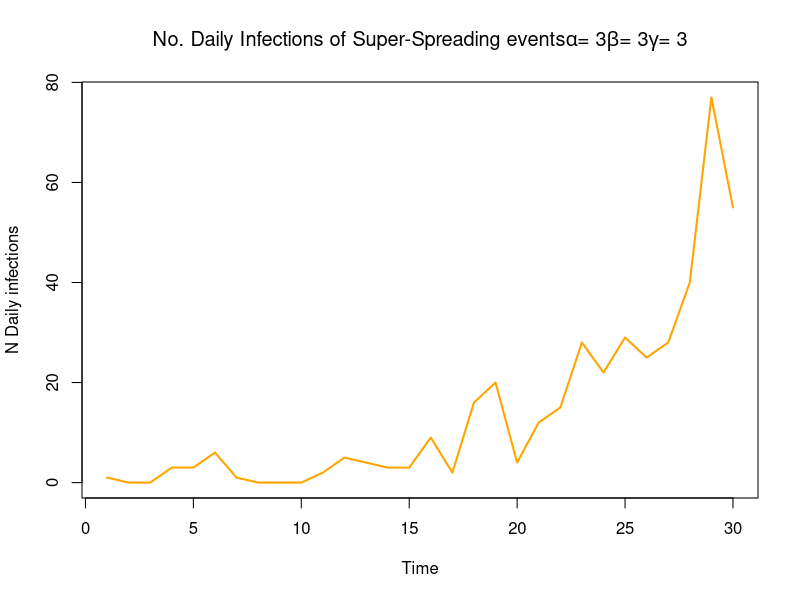
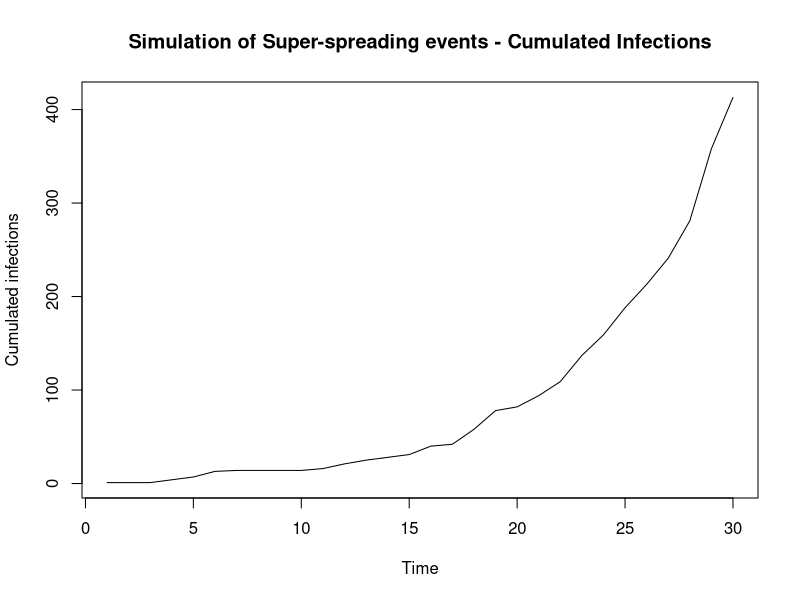

Generate these figures, in order, with R: (Note: this script raises an error after producing the figures.)
#Simulate Branching Process
#par(mar=c(1,1,1,1))

#Parameters
num_days = 30 #100
shape_gamma = 6
scale_gamma = 1
alphaX = 1 #Without ss event, ~r0. 

#Function
simulate_branching_ss = function(num_days, shape_gamma, scale_gamma, alphaX, betaX, gammaX) {
  'Simulate an epidemic with Superspreading events
  prop_ss = Proportion of superspreading days
  magnitude_ss = increased rate of superspreading event'
  
  #Set up
  total_infecteds = vector('numeric', num_days)
  nsse_infecteds = vector('numeric', num_days)
  sse_infecteds = vector('numeric', num_days)
  total_infecteds[1] = 1
  nsse_infecteds[1] = 1
  sse_infecteds[1] = 0
  
  #Infectiousness (Discrete gamma) - I.e 'Infectiousness Pressure' - Sum of all people
  #Explanation: Gamma is a continuous function so integrate over the density at that point in time (today - previous day)
  prob_infect = pgamma(c(1:num_days), shape = shape_gamma, scale = scale_gamma) - pgamma(c(0:(num_days-1)), shape = shape_gamma, scale = scale_gamma)
  
  #Days of Infection Spreading
  for (t in 2:num_days) {
    
    #Regular infecteds (tot_rate = lambda) fix notation
    lambda_t = sum(nsse_infecteds[1:(t-1)]*rev(prob_infect[1:(t-1)])) #?Why is it the reversed probability
    tot_rate = alphaX*lambda_t #Product of infecteds & their probablilty of infection along the gamma dist at that point in time
    nsse_infecteds[t] = rpois(1, tot_rate) #Assuming number of cases each day follows a poisson distribution. Causes jumps in data 
    
    #Super-spreaders
    n_t = rpois(1, betaX*lambda_t) #Number of super-spreading events (beta)
    
    if (n_t > 0){
      sse_infecteds[t] = rpois(1, gammaX*n_t) #z_t: Total infecteds due to super-spreading event - num of events x Num individuals
    }
    
    total_infecteds[t] = nsse_infecteds[t] + sse_infecteds[t]
  }
  
  total_infecteds
}

#Implement
alphaX = 3
betaX = 3
gammaX = 3
num_days = 30
start_time = Sys.time()
x = simulate_branching_ss(num_days, shape_gamma, scale_gamma, alphaX, gammaX, betaX)
end_time = Sys.time()
time_elap = end_time - start_time
#print(time_elap)
x

#Plots
plot.ts(x, ylab = "N Daily infections",
        main = expression(paste('No. Daily Infections of Super-Spreading events', alpha, '= 3', beta, '= 3', gamma, '= 3')),
        col = 'orange', lwd = 2)
cum_data <- cumsum(x)
plot.ts(cum_data, ylab = "Cumulated infections", main = 'Simulation of Super-spreading events - Cumulated Infections')


#*********************************************************************
#Plots
plot_variations = function(list_r0, list_scale_shape, num_days){
  #Plot
  par(mfrow=c(3,5))
  for (shape_scale in list_scale_shape){
    shape_gamma = shape_scale[[1]]
    scale_gamma = shape_scale[[2]]
    for (r0 in list_r0){
      num_daily = simulate_branching_ss(num_days, r0, shape_gamma, scale_gamma)
      plot.ts(num_daily,lwd = 2, ylab = "N Daily infections", col = 'purple')
    }
  }
}

#*********
#Params + Apply
num_days = 30
list_r0 = c(0.5, 1, 2, 4, 8)
#list_shape_scale = list(list(9,0.5) , list(7.5,1.0), list(6,1))
list_shape_scale = list(list(2,2), list(3,2), list(1.5, 2))
plot_variations(list_r0,  list_shape_scale, num_days)

#**********
#Inspect gamma density
seq1 = seq(0.0, 10, by = 1)
gammaX = dgamma(seq1, shape = 1.5, scale = 2)
plot(seq1, gammaX)


#******************************
#*Negative Binomial - inspect

#Model parameters - is it the same?
n_nb = betaX*
samp_rnbinom = rnbinom(10000, 20, 0.5)
print(c(mean(samp_rnbinom), var(samp_rnbinom)))

#Simulate - to check Neg Binomial
simulate_branching_ss_nb = function(num_days, shape_gamma, scale_gamma, alphaX, betaX, gammaX) {
  'Simulate an epidemic with Superspreading events
  prop_ss = Proportion of superspreading days
  magnitude_ss = increased rate of superspreading event'
  
  #Set up
  total_infecteds = vector('numeric', num_days)
  nsse_infecteds = vector('numeric', num_days)
  sse_infecteds = vector('numeric', num_days)
  total_infecteds[1] = 1
  nsse_infecteds[1] = 1
  sse_infecteds[1] = 0
  
  #Infectiousness (Discrete gamma) - I.e 'Infectiousness Pressure' - Sum of all people
  #Explanation: Gamma is a continuous function so integrate over the density at that point in time (today - previous day)
  prob_infect = pgamma(c(1:num_days), shape = shape_gamma, scale = scale_gamma) - pgamma(c(0:(num_days-1)), shape = shape_gamma, scale = scale_gamma)
  
  #Days of Infection Spreading
  for (t in 2:num_days) {
    print(t)
    #Regular infecteds (tot_rate = lambda) fix notation
    lambda_t = sum(nsse_infecteds[1:(t-1)]*rev(prob_infect[1:(t-1)])) #?Why is it the reversed probability
    tot_rate = alphaX*lambda_t #Product of infecteds & their probablilty of infection along the gamma dist at that point in time
    nsse_infecteds[t] = rpois(1, tot_rate) #Assuming number of cases each day follows a poisson distribution. Causes jumps in data 
    
    #Super-spreaders
    n_t = rpois(1, betaX*lambda_t) #Number of super-spreading events (beta)
    
    if (n_t > 0){
      sse_infecteds[t] = rpois(1, gammaX*n_t) #z_t: Total infecteds due to super-spreading event - num of events x Num individuals
    }
    
    total_infecteds[t] = nsse_infecteds[t] + sse_infecteds[t]
    
    #Check Negative Binomial
    
    #Theoretical values;
    print('Theoretical Mean & Variance:')
    theor_mean = gammaX*betaX*lambda_t
    theor_var = gammaX^2*betaX*lambda_t + gammaX*betaX*lambda_t
    print(c(theor_mean, theor_var))
    #Empirical values
    print('Empirical Mean & Variance:')
    n_nb = betaX*lambda_t
    p_nb = 1/(gammaX + 1)
    samp_rnbinom = rnbinom(10000, n_nb, p_nb)
    print(c(mean(samp_rnbinom), var(samp_rnbinom)))
  }
  
  total_infecteds
}

#Apply
num_days = 10
x_nb = simulate_branching_ss_nb(num_days, shape_gamma, scale_gamma, alphaX, gammaX, betaX)
x_nb

#Sampling Neg Binom
vs = c();

#Poisson of poissons
for (i in 1:10000){
  vs[i] = rpois(1, rpois(1,20))
}

print(c(mean(vs), var(vs)))

#Negative Binomial
vs2 = rnbinom(10000, 20, 0.5)
print(c(mean(vs), var(vs)))

hist(vs)
hist(vs2)
